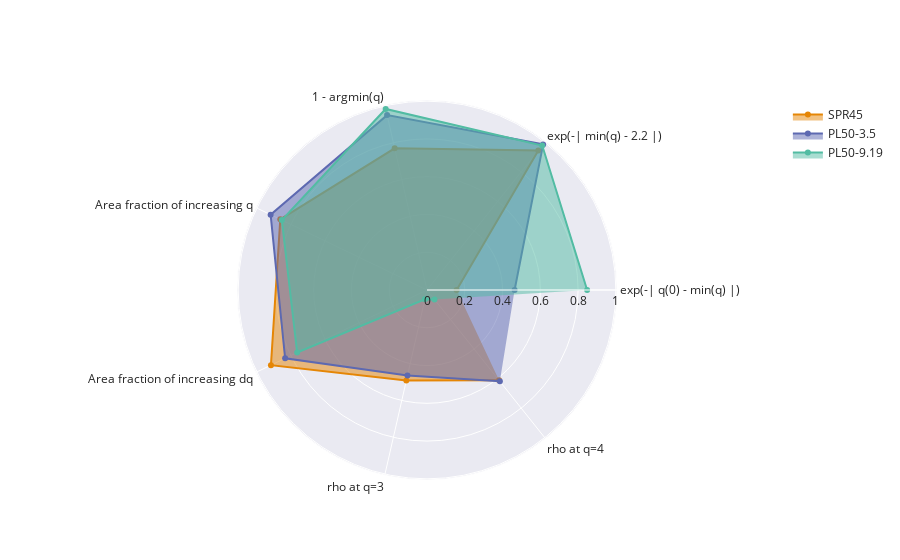

Notebook code for this chart:
### Code cell
from copy import deepcopy
# Add to table
t2 = deepcopy(t)
t2.add_column("MOBO objective", 
             [bo_objective.scalar_objective(spr45_profiles, spr45_timetraces),
              bo_objective.scalar_objective(pl50_3_5_profiles, pl50_3_5_timetraces),
              bo_objective.scalar_objective(pl50_9_19_profiles, pl50_9_19_timetraces)])
t2.float_format = ".2"
figure = multi_objective_plot(labels=["exp(-| q(0) - min(q) |)",
                             "exp(-| min(q) - 2.2 |)",
                             "1 - argmin(q)",
                             "Area fraction of increasing q",
                             "Area fraction of increasing dq",
                             "rho at q=3",
                             "rho at q=4"],
                     objective_function=bo_objective.vector_objective)
# figure.update_polars(radialaxis_range=[0, 1.01])
figure.show()
t2

### Figure 1 — Plotly figure (JSON) as saved in the notebook; plotly's stock layout.template omitted (floating-point values rounded to 4 significant figures)
{"data": [{"fill": "toself", "line": {"color": "rgb(229, 134, 6)"}, "name": "SPR45", "r": [0.1569, 0.9454, 0.7692, 0.8623, 0.9172, 0.4916, 0.612], "theta": ["exp(-| q(0) - min(q) |)", "exp(-| min(q) - 2.2 |)", "1 - argmin(q)", "Area fraction of increasing q", "Area fraction of increasing dq", "rho at q=3", "rho at q=4"], "type": "scatterpolar"}, {"fill": "toself", "line": {"color": "rgb(93, 105, 177)"}, "name": "PL50-3.5", "r": [0.4639, 0.9862, 0.9498, 0.9191, 0.8338, 0.4649, 0.6187], "theta": ["exp(-| q(0) - min(q) |)", "exp(-| min(q) - 2.2 |)", "1 - argmin(q)", "Area fraction of increasing q", "Area fraction of increasing dq", "rho at q=3", "rho at q=4"], "type": "scatterpolar"}, {"fill": "toself", "line": {"color": "rgb(82, 188, 163)"}, "name": "PL50-9.19", "r": [0.848, 0.9787, 0.9833, 0.8531, 0.7632, 0.05017, 0.06355], "theta": ["exp(-| q(0) - min(q) |)", "exp(-| min(q) - 2.2 |)", "1 - argmin(q)", "Area fraction of increasing q", "Area fraction of increasing dq", "rho at q=3", "rho at q=4"], "type": "scatterpolar"}], "layout": {}}
